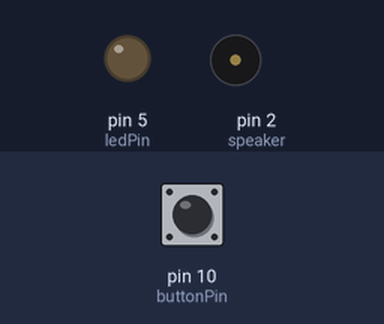
Simulated run of this sketch. Board: Arduino Uno, built with avr-gcc and run on an emulated ATmega328P. On the bench: output pins drawn as LEDs (lit = HIGH), buzzer (waves = sounding). Inputs (shaded band) come from the test bench; at power-on: pin 10 (buttonPin) HIGH. What the sketch prints to the serial monitor is not drawn.

Above: at 1.2 s.
1.3 s: pin 10 (buttonPin) pulled LOW for 0.15 s
At 1.8 s:
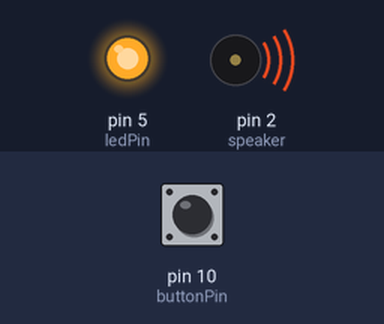
5.5 s: pin 10 (buttonPin) pulled LOW for 3.2 s
At 6.6 s:
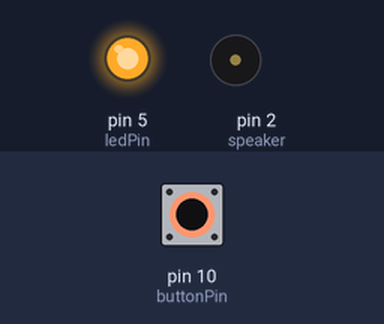
Timing chart, 0 to 10.6 s (numbered marks = the images above; inputs shaded):
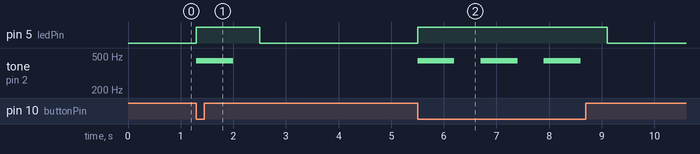

The sketch:

button_led_speaker_bluetooth.ino
```cpp
#include <SoftwareSerial.h>
//블루투스모듈 HC-06(슬래이브만가능)으로 진행함
//블루투스모듈 HC-05(슬래이브 마스터둘다가능)는 조금 코드가 다르다
//HC-06 시리얼창에서 "line ending 없음" 설정할것

int Tx = 6; //전송 보내는핀
int Rx = 7; //수신 받는핀
int speaker = 2; //스피커 연결 핀

int buttonPin = 10; //택트 스위치 연결 핀
int ledPin = 5;     // LED 핀 설정

SoftwareSerial BtSerial(Tx,Rx);

void setup() {
  // put your setup code here, to run once:
  Serial.begin(9600);

  Serial.println("hello");
  BtSerial.begin(9600);

  pinMode(ledPin, OUTPUT);
  pinMode(buttonPin, INPUT_PULLUP);
  pinMode(speaker, OUTPUT);

}

void loop() {
  // put your main code here, to run repeatedly:
  if (BtSerial.available()) {
    Serial.write(BtSerial.read());
  }
  if (Serial.available()) {
    BtSerial.write(Serial.read());
  }

if (digitalRead(buttonPin) == LOW) {
    digitalWrite(ledPin, HIGH);
    tone(speaker, 440);
delay(700);
noTone(speaker);
delay(500);//계이름: 라
  } else {
    digitalWrite(ledPin, LOW);
  }

}
```

Measured:
- after the input at 1.3 s, pin 5 (ledPin): LOW → HIGH at once, → LOW 1.2 s later; tone on pin 2 (speaker): silent → 440 Hz at once, → silent 0.70 s later
- after the input at 5.5 s, pin 5 (ledPin): LOW → HIGH at once, → LOW 3.6 s later; tone on pin 2 (speaker): alternates 440 Hz for 0.70 s and silent for 0.50 s, 6 changes in all, then stays silent, starting at once
